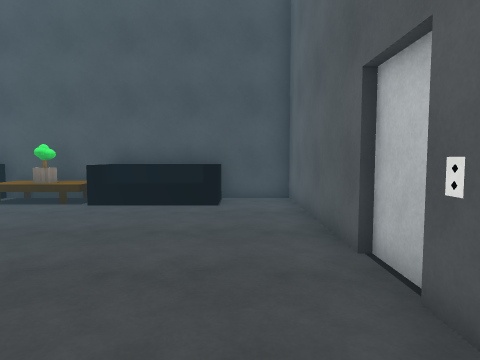
view 1 (above)

12 first-person views from a walk through a Unity game level. The camera is 1.3 m above the floor, tilts 4° down and sees 75° across. The floor is counted in squares, 1 m on a side. Each view is taken from the middle of a square. On the plan, view 1 faces up. The plan holds only what a view shows up to about 14 squares ahead; the rest is blank. The player is left out. Surface patterns are stand-ins for the level's own textures.

view 2
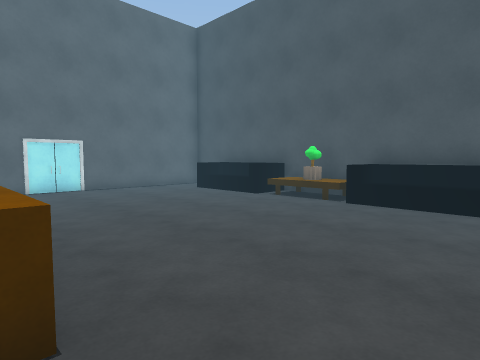

view 3
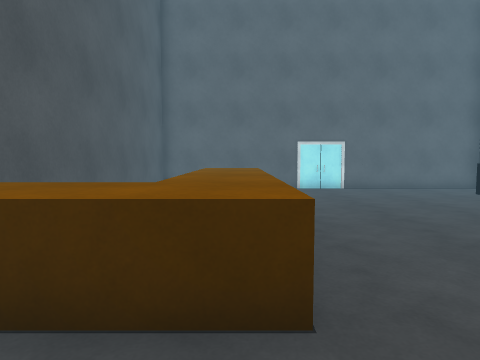

view 4
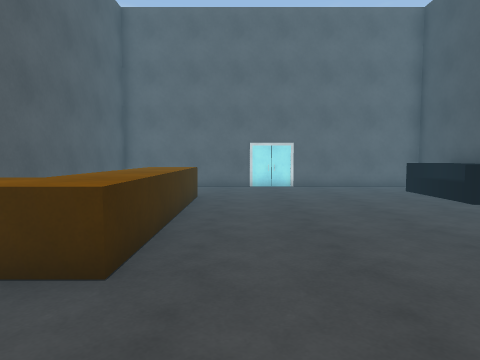

view 5
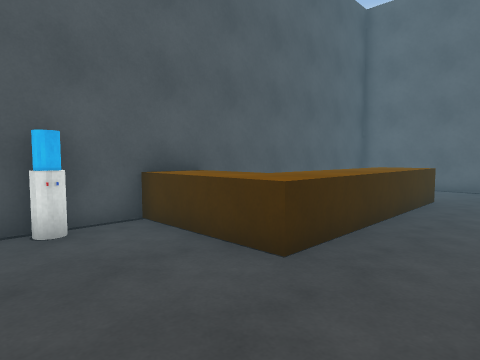

view 6
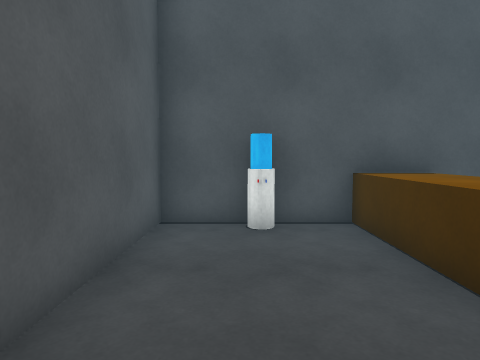

view 7
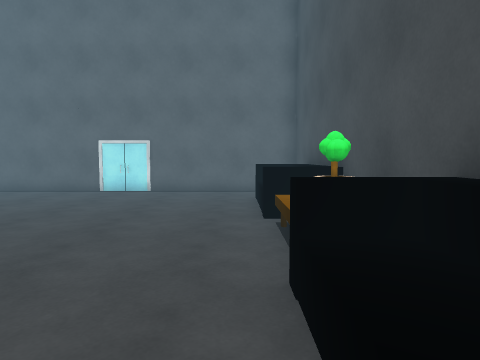

view 8
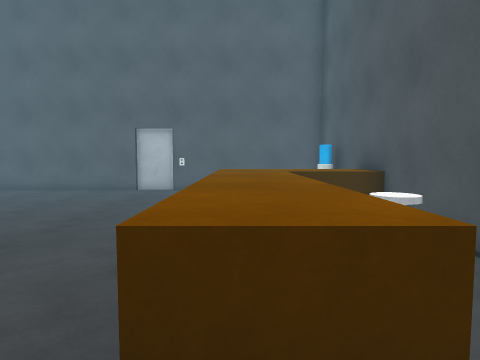

view 9
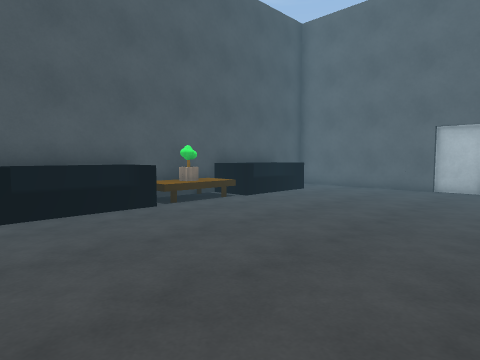

view 10
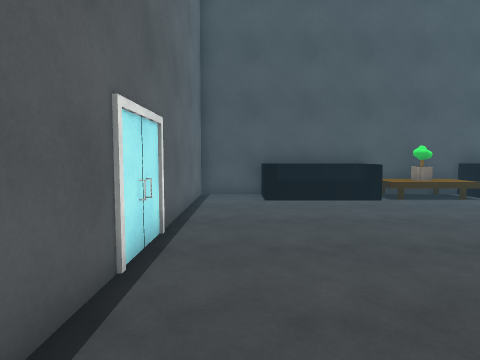

view 11
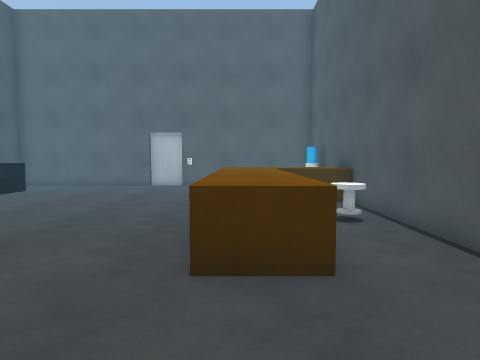

view 12
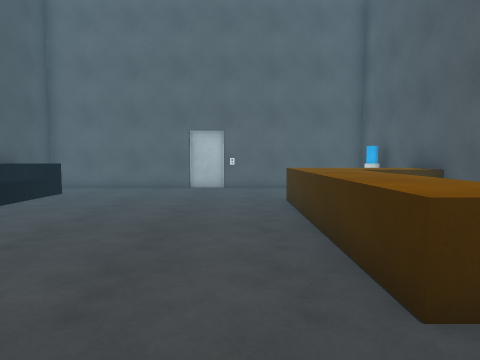

### Floor plan
Key: @ floor where view 1 was taken; # wall or solid block; . floor; ^ raised ledge; T table; P plant; C water cooler; H chair; O other object.
Columns run from 14 left of view 1 to 2 right of it. Each row starts with its distance up from view 1.
 10 ###OOOOTTT#OOO###
  9 #..OOOOTPTOOOO..#
  8 #...............#
  7 #...............#
  6 #...............#
  5 #...............#
  4 ##..............#
  3 ##..............#
  2 ##..............#
  1 #...............#
  0 #....^^^^^^^^.@.#
 -1 #....^^^^^^^^...#
 -2 #  ....HH.^^^...#
 -3 ##########^^##C##

Positions as (right, up) in squares from view 1, and headings:
1: (0, 0), facing up
2: (0, 0), facing up-left
3: (0, 0), facing left
4: (1, 2), facing left
5: (1, 3), facing down-left
6: (0, 3), facing down
7: (-1, 8), facing left
8: (-11, 0), facing right
9: (-12, 1), facing up-right
10: (-12, -1), facing up
11: (-13, 0), facing right
12: (-12, 2), facing right
